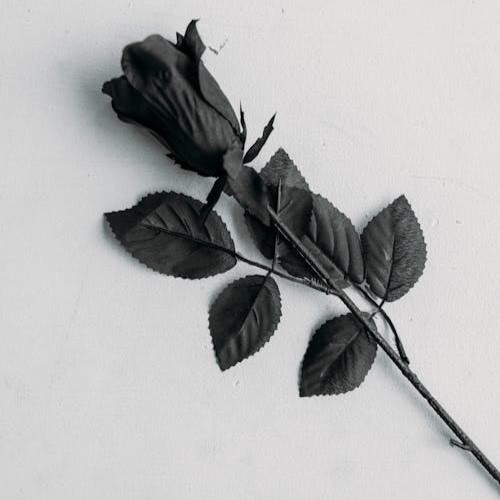
#> input picture image1.jpg, 500 x 500 px
$ python Image-gray_binary.py
#> lines starting #> are read from the running program, lines starting #| are printed output that depends on the picture; after the words box and inside, x2 and y2 are one past the last pixel; in counts of white or black regions, pixels touching at a corner belong together
import cv2
import numpy as np
import matplotlib.pyplot as plt

img = cv2.imread("image1.jpg")
#> img is the input picture: shape (500, 500, 3); mean B, G, R 177, 177.1, 176.5

height, width, _ = img.shape
#> height = 500; width = 500

# Create an empty array to store the grayscale image
gray_img = np.zeros((height, width), dtype=np.uint8)

# Convert the image to grayscale using a for loop
for i in range(height):
    for j in range(width):
        # Compute the mean of the BGR channels for each pixel
        gray_img[i][j] = np.mean(img[i][j])

# Create a binary image (black and white) based on thresholding
threshold = 127
bin_img = np.zeros((height, width), dtype=np.uint8)
for i in range(height):
    for j in range(width):
        if gray_img[i][j] > threshold:  # Compare individual pixel value
            bin_img[i][j] = 255  # Set white pixel
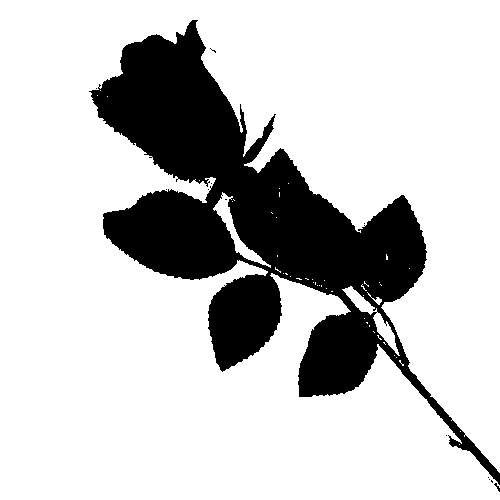
#> bin_img: shape (500, 500); 78.4% white; 13 black regions (11 under 20 px), largest, box (x1, y1, x2, y2) and area: (89, 20, 500, 485) 54080, (494, 483, 500, 492) 20

plt.figure(figsize=(15, 5))

plt.subplot(1, 3, 1)
plt.imshow(cv2.cvtColor(img, cv2.COLOR_BGR2RGB))
plt.title("Original Image")

plt.subplot(1, 3, 2)
plt.imshow(gray_img, cmap='gray')
plt.title("Grayscale Image")

plt.subplot(1, 3, 3)
plt.imshow(bin_img, cmap='gray')
plt.title("Binary Image")

plt.show()

# Get the dimensions of the grayscale image
height, width = gray_img.shape

# Determine the size of the square
square_size = min(height, width)
#> square_size = 500

# Calculate the cropping parameters
crop_x = (width - square_size) // 2
#> crop_x = 0
crop_y = (height - square_size) // 2
#> crop_y = 0

# Crop the image to make it square
cropped_img = gray_img[crop_y:crop_y + square_size, crop_x:crop_x + square_size]

# Read the cropped grayscale image
boundary_img = cropped_img

# Define boundary size
boundary_size = 20

# Get the dimensions of the boundary image
height, width = boundary_img.shape

# Determine the maximum dimension
max_dim = max(height, width)
#> max_dim = 500

# Create a square image with padding
square_img = np.zeros((max_dim + 2 * boundary_size, max_dim + 2 * boundary_size), dtype=np.uint8)

# Calculate padding for height and width
padding_height = (max_dim - height) // 2
#> padding_height = 0
padding_width = (max_dim - width) // 2
#> padding_width = 0

# Assign the content of boundary_img to the center of square_img with padding
square_img[boundary_size + padding_height: boundary_size + padding_height + height,
boundary_size + padding_width: boundary_size + padding_width + width] = boundary_img

# Display the result with equal subplot sizes
plt.figure(figsize=(10, 5))  # Set the size of the figure
plt.subplot(1, 2, 1)
plt.imshow(gray_img, cmap='gray')
plt.title('Original Image')
plt.axis('off')
plt.subplot(1, 2, 2)
plt.imshow(square_img, cmap='gray')
plt.title('After Adding Boundary')
plt.axis('off')
plt.tight_layout()  # Adjust subplot parameters to give specified padding
plt.show()

# add diagonal values
sum = 0
h, w, _ = img.shape
#> h = 500; w = 500
m = min(h, w)
#> m = 500
diagonal_img = np.zeros((m, m), dtype=np.uint8)

for i in range(diagonal_img.shape[0]):
    for j in range(diagonal_img.shape[1]):
        if i == j:
            sum += gray_img[i][j]
            diagonal_img[i][j] = 0
        else:

            diagonal_img[i][j] = gray_img[i][j]
#> after the loop, sum = 75587

print("total sum of the diagonal value is : ", sum)
#| total sum of the diagonal value is :  75587
plt.imshow(diagonal_img, cmap='gray')
plt.title('After Add Diagonal Value')

plt.show()

# contrast image
contrast_img = np.zeros_like(gray_img, dtype=np.float64)

# [4 lines of commented-out code are left out]
r1 = 125
r2 = 110
s1 = 125
s2 = 110

a = s1 / r1
b = (s2 - s1) / (r2 - r1)
c = (255 - s2) / (255 - r2)

for i in range(img.shape[0]):
    for j in range(img.shape[1]):

        if gray_img[i][j] < r1:
            contrast_img[i][j] = a * contrast_img[i][j]
        elif gray_img[i][j] < r2:
            contrast_img[i][j] = b * (gray_img[i][j] - r1) + s1
        else:
            contrast_img[i][j] = c * (gray_img[i][j] - r2) + s2
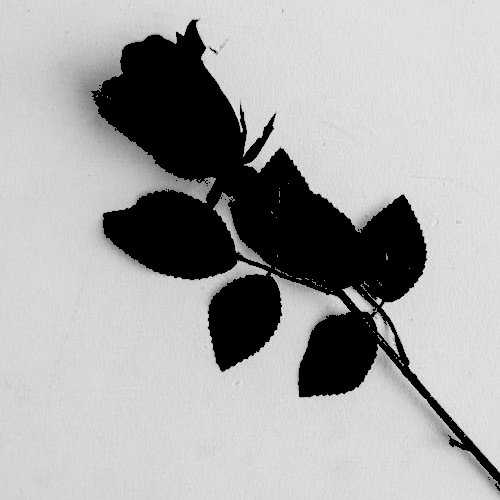
#> contrast_img: shape (500, 500) float64; min 0, max 238, mean 165.9

contrast_img = np.clip(contrast_img, 0, 255).astype(np.uint8)
plt.figure(figsize=(10, 5))
plt.subplot(1, 2, 1)
plt.imshow(gray_img, cmap='gray')
plt.title('Original Grayscale Image')
plt.subplot(1, 2, 2)
plt.imshow(contrast_img, cmap='gray')
plt.title('Contrast Image')

plt.show()


# histogram and histogram equalization
def hist_equi_img(img, Tx):
    height, width = img.shape
    equi_img = np.zeros((height, width), "uint8")

    for i in range(height):
        for j in range(width):
            equi_img[i][j] = Tx[img[i][j]]

    return equi_img


def drawHist(img):
    height, width = img.shape
    hist = np.zeros((256))
    cdfTx = np.zeros((256))

    pre_sum = 0

    for i in range(256):
        hist[i] = np.sum(img == i)
        pre_sum += hist[i]
        cdfTx[i] = pre_sum

    hist = hist / (height * width)
    cdfTx = cdfTx * 255 / (height * width)
    cdfTx = cdfTx.astype("uint8")

    return hist, cdfTx


hist, cdfTx = drawHist(gray_img)
#> after the loop in drawHist, `for i in range(256):`: cdfTx = 256 values from 140 to 250000; hist = 256 values, max 15085 at index 214, min 0 at index 237, mean 976.6; pre_sum = 250000
#> in drawHist, `hist = hist / (height * width)`: hist = 256 values, max 0.0603 at index 214, min 0 at index 237, mean 0.00391
#> in drawHist, `cdfTx = cdfTx * 255 / (height * width)`: cdfTx = 256 values from 0.143 to 255
#> in drawHist, `cdfTx = cdfTx.astype("uint8")`: cdfTx = 256 values from 0 to 255
#> cdfTx = 256 values from 0 to 255
equi_img = hist_equi_img(gray_img, cdfTx)
#> after the loop in hist_equi_img, `for i in range(height):`:
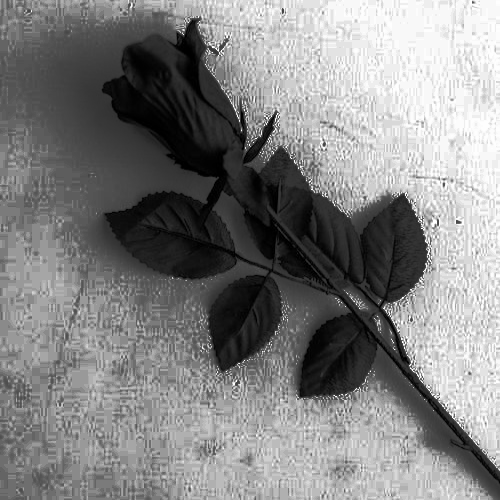
#> equi_img: shape (500, 500); min 0, max 255, mean 130.7

# Plotting original and equalized images
plt.figure(figsize=(10, 5))

# Original image
plt.subplot(2, 2, 1)
plt.imshow(gray_img, cmap='gray')
plt.title('Original Image')
plt.axis('off')

# Equalized image
plt.subplot(2, 2, 2)
plt.imshow(equi_img, cmap='gray')
plt.title('Equalized Image')
plt.axis('off')

# Original histogram
plt.subplot(2, 2, 3)
x = np.arange(256)
plt.bar(x, hist, width=0.5)
plt.title('Original Histogram')
plt.xlabel('Pixel Value')
plt.ylabel('Frequency')

# Equalized histogram
plt.subplot(2, 2, 4)
hist_equi, _ = drawHist(equi_img)
#> hist_equi = 256 values, max 0.0603 at index 153, min 0 at index 80, mean 0.00391
plt.bar(x, hist_equi, width=0.5)
plt.title('Equalized Histogram')
plt.xlabel('Pixel Value')
plt.ylabel('Frequency')

plt.tight_layout()
plt.show()
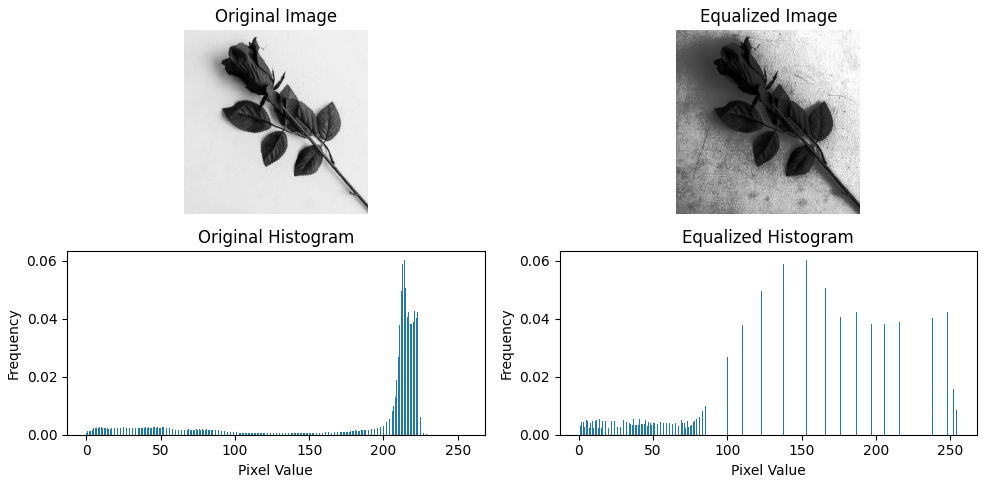
#> figure drawn by matplotlib, 4 panels; panel 3: tallest bar 0.0603 high, from x = 213.8 to 214.2; panel 4: tallest bar 0.0603 high, from x = 152.8 to 153.2

# filtering

smooth_img = np.zeros_like(gray_img)
sharp_img = np.zeros_like(gray_img)

smooth_kernel = np.array([[1, 2, 1], [2, 4, 2], [1, 2, 1]]) / 16

sharp_kernel = np.array([[0, -1, 0], [-1, 5, -1], [0, - 1, 0]])

for i in range(1, gray_img.shape[0] - 1):
    for j in range(1, gray_img.shape[1] - 1):
        smooth_img[i][j] = np.sum(gray_img[i - 1: i + 2, j - 1: j + 2] * smooth_kernel)

for i in range(1, gray_img.shape[0] - 1):
    for j in range(1, gray_img.shape[1] - 1):
        sharp_img[i][j] = np.sum(gray_img[i - 1: i + 2, j - 1: j + 2] * sharp_kernel)

smooth_img = np.clip(smooth_img, 0, 255).astype(np.uint8)
sharp_img = np.clip(sharp_img, 0, 255).astype(np.uint8)

plt.figure(figsize=(20, 5))
plt.subplot(1, 3, 1)
plt.imshow(gray_img, cmap='gray')
plt.title('Original Image')
plt.subplot(1, 3, 2)
plt.imshow(smooth_img, cmap='gray')
plt.title('Smoothing Image')
plt.subplot(1, 3, 3)
plt.imshow(sharp_img, cmap='gray')
plt.title('Sharp Image')
plt.tight_layout()
plt.show()


# Morphological Image Processing
def dialation(kernal, morph_img):
    img_height, img_width = morph_img.shape
    kernel_height, kernel_width = kernel.shape
    new_img = np.zeros((img_height - kernel_height + 1, img_width - kernel_width + 1))
    for i in range(new_img.shape[0]):
        for j in range(new_img.shape[1]):
            new_img[i, j] = np.min(morph_img[i:i + kernel_height, j:j + kernel_width] * kernel)

    return new_img.astype("uint8")


def erosion(kernal, morph_img):
    img_height, img_width = morph_img.shape
    kernel_height, kernel_width = kernel.shape
    new_img = np.zeros((img_height - kernel_height + 1, img_width - kernel_width + 1))
    for i in range(new_img.shape[0]):
        for j in range(new_img.shape[1]):
            new_img[i, j] = np.max(morph_img[i:i + kernel_height, j:j + kernel_width] * kernel)

    return new_img.astype(np.uint8)


kernel = np.ones((10, 10))
morph_img = cv2.imread("image1.jpg", 0)
#> morph_img: shape (500, 500); min 0, max 238, mean 176.9

plt.figure(figsize=(20, 13))
plt.subplot(1, 5, 1)
plt.imshow(morph_img, cmap='gray')
plt.title('Original Image')
plt.subplot(1, 5, 2)
plt.imshow(dialation(kernel, morph_img), cmap='gray')
plt.title('After Dialation')
plt.subplot(1, 5, 3)
plt.imshow(erosion(kernel, morph_img), cmap='gray')
#> after the loop in erosion, `for i in range(new_img.shape[0]):`:
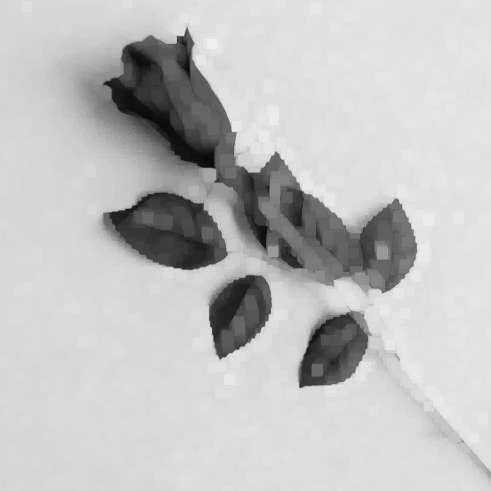
#> new_img: shape (491, 491) float64; min 7, max 238, mean 192.8
plt.title('After Erosion')
plt.subplot(1, 5, 4)
plt.imshow(dialation(kernel, erosion(kernel, morph_img)), cmap='gray')
#> in dialation (call 2), `img_height, img_width = morph_img.shape`: img_height = 491
#> after the loop in dialation (call 2), `for i in range(new_img.shape[0]):`:
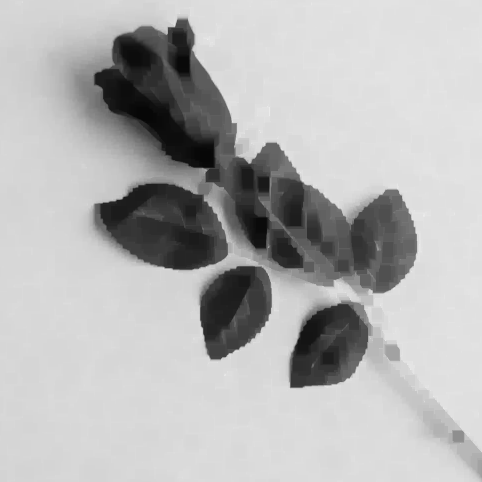
#> new_img: shape (482, 482) float64; min 7, max 238, mean 180.7
plt.title('After Opening')
plt.subplot(1, 5, 5)
plt.imshow(erosion(kernel, dialation(kernel, morph_img)), cmap='gray')
#> after the loop in erosion (call 3), `for i in range(new_img.shape[0]):`:
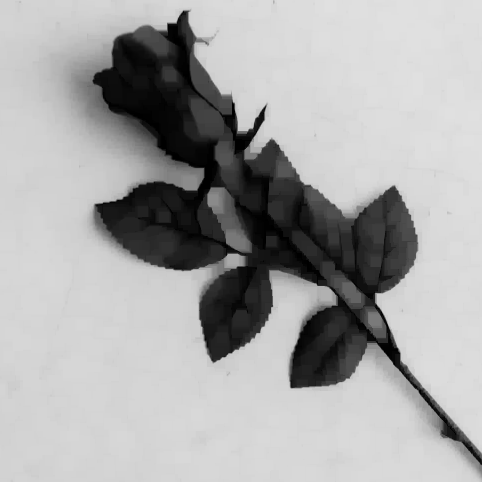
#> new_img: shape (482, 482) float64; min 0, max 224, mean 168.2
plt.title('After Closing')
plt.tight_layout()
plt.show()
